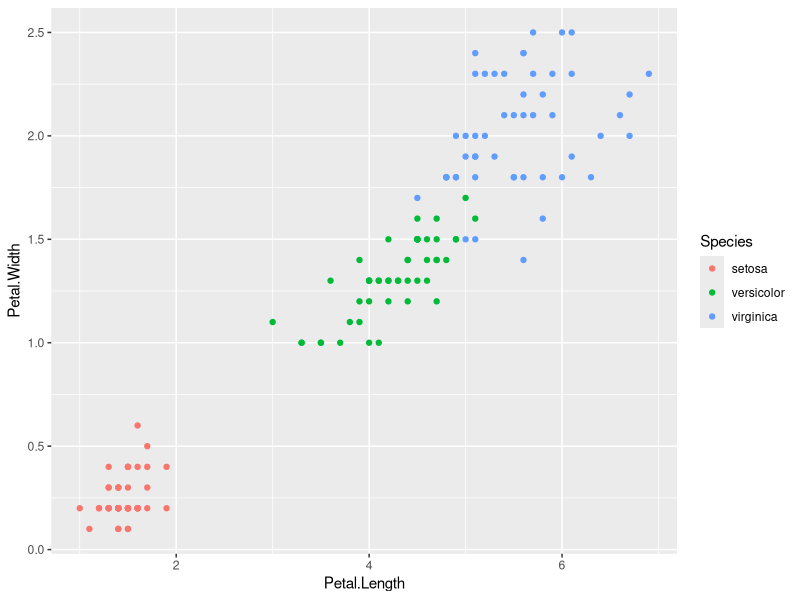
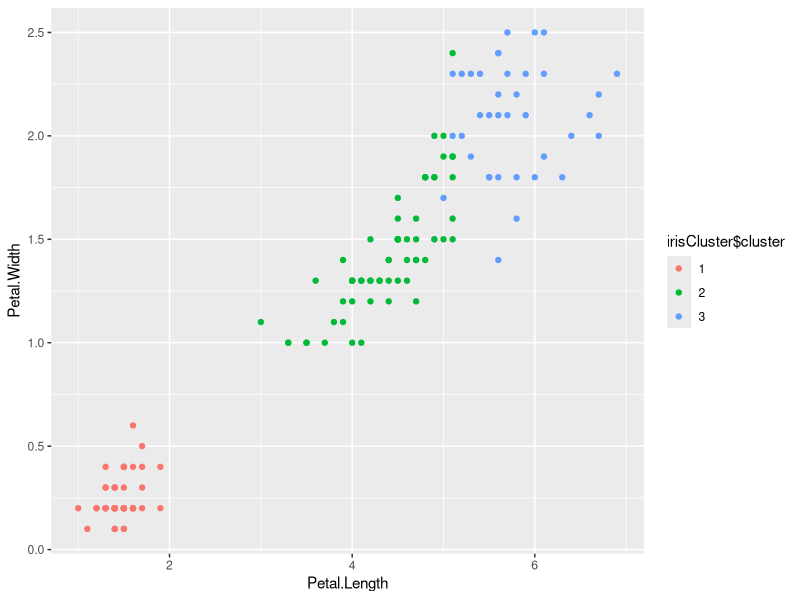
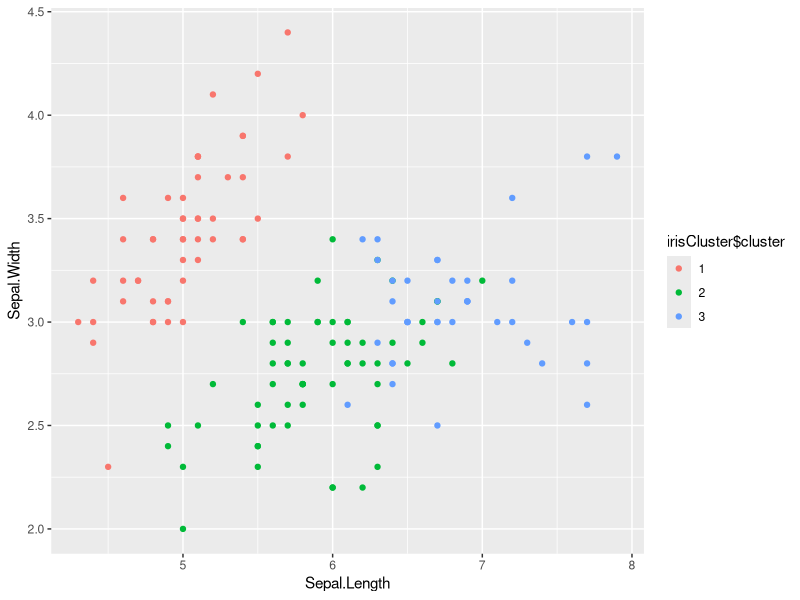

Write the R code that produced these figures, in order.
if (!require("datasets")) install.packages("datasets")
library("datasets")

if (!require("ggplot2")) install.packages("ggplot2")
library("ggplot2")

head(iris)

ggplot(iris, aes(Petal.Length, Petal.Width, color = Species)) + geom_point()

set.seed(20)

n_custers = 3
irisCluster <- kmeans(iris[, 1:4], n_custers, nstart = 20)
irisCluster

table(irisCluster$cluster, iris$Species)


irisCluster$cluster <- as.factor(irisCluster$cluster)
ggplot(iris, aes(x=Petal.Length, y=Petal.Width, color = irisCluster$cluster)) + geom_point()


irisCluster$cluster <- as.factor(irisCluster$cluster)
ggplot(iris, aes(x=Sepal.Length, y=Sepal.Width, color = irisCluster$cluster)) + geom_point()

